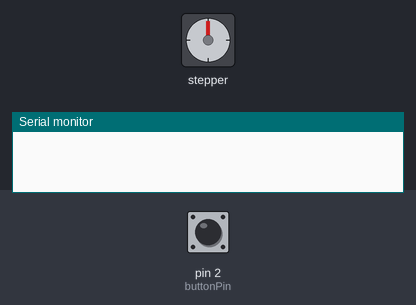
The sketch below on a simulated Arduino Uno, built with avr-gcc and run on an emulated ATmega328P. Parts: stepper motor, the last lines printed to the serial monitor. The test bench sets the inputs (shaded band); at power-on: pin 2 (buttonPin) HIGH. Stepper angles assume 2048 steps per turn.

Above: at 1.2 s.
1.3 s: pin 2 (buttonPin) pulled LOW for 0.15 s
At 2.0 s:
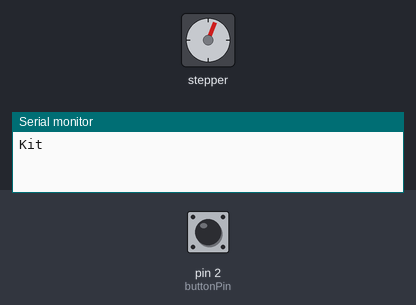
3.1 s: pin 2 (buttonPin) pulled LOW for 1 s
At 5.2 s:
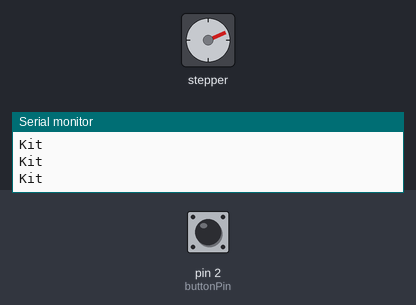
5.6 s: pin 2 (buttonPin) pulled LOW for 0.15 s
At 7.2 s:
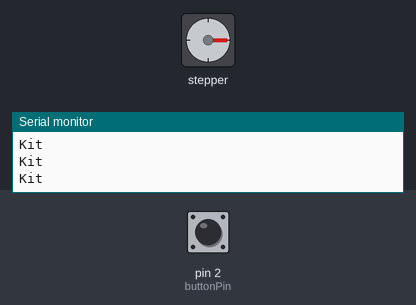
7.5 s: pin 2 (buttonPin) pulled LOW for 3.2 s
At 11.9 s:
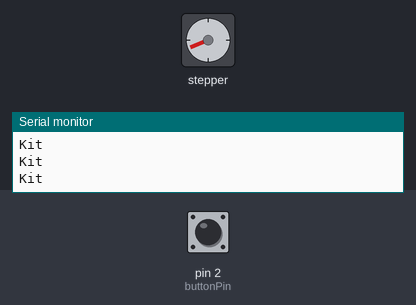
12.2 s: pin 2 (buttonPin) pulled LOW for 0.15 s
At 13.4 s:
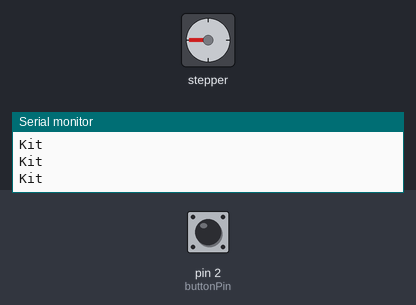
14.1 s: pin 2 (buttonPin) pulled LOW for 1 s
At 16.2 s:
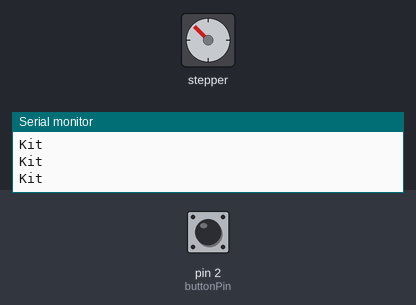
Timing chart, 0 to 17.6 s (numbered marks = the images above; inputs shaded):
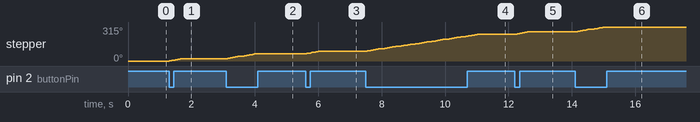

The sketch:

Button_Push.ino
```cpp
// Include the Arduino Stepper Library:
#include <Stepper.h>
// Number of steps per rotation:
const int stepsPerRevolution = 2048;
const int quarterStepsPerRevolution = 512;
const int flatWasherIndex = 128;
//Wiring:
// Pin 8 to IN1 on the ULN2003 driver
// Pin 9 to IN2 on the ULN2003 driver
// Pin 10 to IN3 on the ULN2003 driver
// Pin 11 to IN4 on the ULN2003 driver
// Create stepper object called 'myStepper', note the pin order:
Stepper myStepper = Stepper(stepsPerRevolution, 8, 10, 9, 11);
int buttonPin = 2;

void setup()
{
  // Input
  pinMode(buttonPin, INPUT_PULLUP);
  // Set the rpm:
  myStepper.setSpeed(9);
  // Initialize the serial port:
  Serial.begin(9600);
}
void loop()
{
  if (digitalRead(buttonPin) == LOW)
  {
    // Step one revolution in the a direction:
    Serial.println("Kit");
    myStepper.step(flatWasherIndex);
    delay(100);
  }
}
```

Measured:
- after the input at 1.3 s, stepper: turns 22° clockwise in 0.39 s, starting at once
- after the input at 3.1 s, stepper: turns 45° clockwise in 0.91 s, starting at once
- after the input at 5.6 s, stepper: turns 23° clockwise in 0.41 s, starting at once
- after the input at 7.5 s, stepper: turns 157° clockwise in 3.5 s, starting at once
- after the input at 12.2 s, stepper: turns 23° clockwise in 0.41 s, starting at once
- after the input at 14.1 s, stepper: turns 45° clockwise in 0.94 s, starting at once
